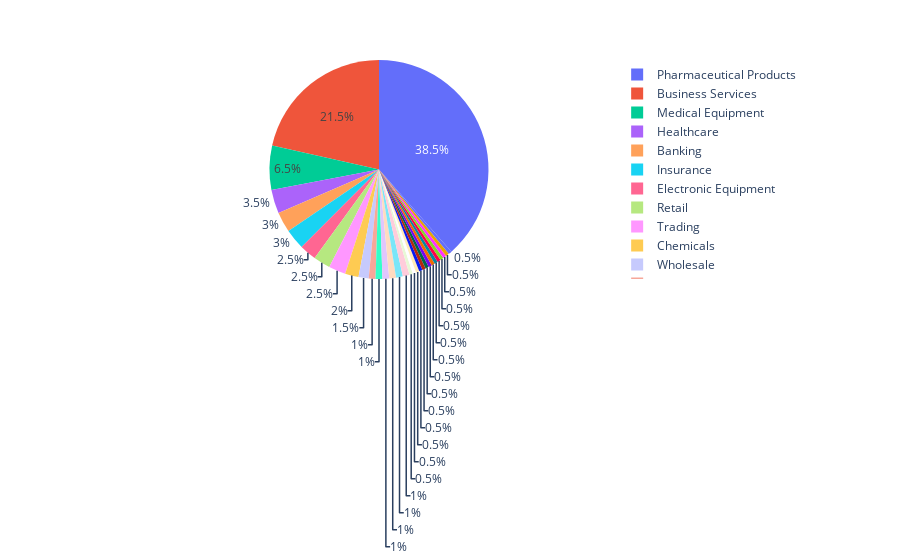

Notebook code for this chart:
### Code cell
worst = df[df.portfolio=="worst"]
counts = worst.groupby("famaindustry").predict.count()
counts = counts.rename(index={"Almost Nothing": "Other"})
counts = counts.reset_index()
counts.columns = ["industry", "count"]

fig = px.pie(counts, values="count", names="industry")

fig.show()

### Figure 1 — Plotly figure (JSON) as saved in the notebook; plotly's stock layout.template omitted (floating-point values rounded to 4 significant figures)
{"data": [{"domain": {"x": [0, 1], "y": [0, 1]}, "hovertemplate": "industry=%{label}<br>count=%{value}<extra></extra>", "labels": ["Aircraft", "Apparel", "Automobiles and Trucks", "Banking", "Business Services", "Chemicals", "Communication", "Computers", "Construction Materials", "Consumer Goods", "Electrical Equipment", "Electronic Equipment", "Food Products", "Healthcare", "Insurance", "Machinery", "Measuring and Control Equipment", "Medical Equipment", "Non-Metallic and Industrial Metal Mining", "Personal Services", "Pharmaceutical Products", "Precious Metals", "Real Estate", "Recreation", "Restaraunts Hotels Motels", "Retail", "Rubber and Plastic Products", "Textiles", "Trading", "Transportation", "Wholesale"], "legendgroup": "", "name": "", "showlegend": true, "type": "pie", "values": [1, 1, 2, 6, 43, 4, 2, 1, 1, 1, 2, 5, 1, 7, 6, 1, 1, 13, 1, 2, 77, 1, 2, 1, 2, 5, 1, 1, 5, 1, 3]}], "layout": {"legend": {"tracegroupgap": 0}, "margin": {"t": 60}}}
